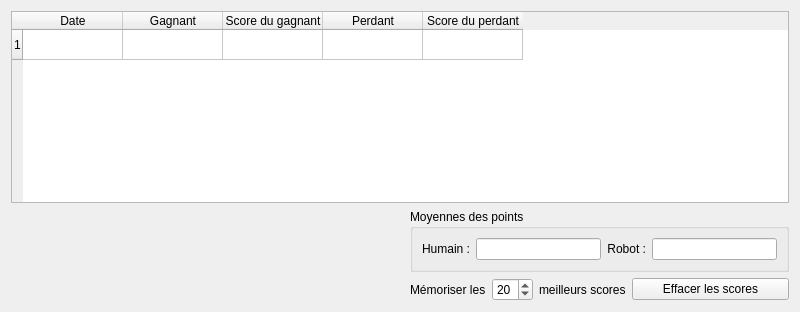
      <widget class="QWidget" name="scoresPage">
       <layout class="QGridLayout" name="gridLayout_3">
        <item row="0" column="0" colspan="2">
         <widget class="QTableWidget" name="scoreTable">
          <property name="font">
           <font>
            <family>Helvetica</family>
            <stylestrategy>PreferAntialias</stylestrategy>
           </font>
          </property>
          <property name="editTriggers">
           <set>QAbstractItemView::NoEditTriggers</set>
          </property>
          <property name="alternatingRowColors">
           <bool>true</bool>
          </property>
          <property name="selectionMode">
           <enum>QAbstractItemView::NoSelection</enum>
          </property>
          <property name="sortingEnabled">
           <bool>false</bool>
          </property>
          <property name="rowCount">
           <number>1</number>
          </property>
          <attribute name="horizontalHeaderCascadingSectionResizes">
           <bool>false</bool>
          </attribute>
          <attribute name="horizontalHeaderStretchLastSection">
           <bool>false</bool>
          </attribute>
          <row/>
          <column>
           <property name="text">
            <string>Date</string>
           </property>
          </column>
          <column>
           <property name="text">
            <string>Gagnant</string>
           </property>
          </column>
          <column>
           <property name="text">
            <string>Score du gagnant</string>
           </property>
          </column>
          <column>
           <property name="text">
            <string>Perdant</string>
           </property>
          </column>
          <column>
           <property name="text">
            <string>Score du perdant</string>
           </property>
          </column>
         </widget>
        </item>
        <item row="1" column="0">
         <spacer name="horizontalSpacer_7">
          <property name="orientation">
           <enum>Qt::Horizontal</enum>
          </property>
          <property name="sizeHint" stdset="0">
           <size>
            <width>393</width>
            <height>20</height>
           </size>
          </property>
         </spacer>
        </item>
        <item row="1" column="1">
         <layout class="QVBoxLayout" name="verticalLayout_3">
          <item>
           <widget class="QGroupBox" name="groupBox_4">
            <property name="title">
             <string>Moyennes des points</string>
            </property>
            <layout class="QVBoxLayout" name="verticalLayout_9">
             <item>
              <layout class="QHBoxLayout" name="horizontalLayout_10">
               <item>
                <widget class="QLabel" name="label_17">
                 <property name="text">
                  <string>Humain :</string>
                 </property>
                 <property name="alignment">
                  <set>Qt::AlignRight|Qt::AlignTrailing|Qt::AlignVCenter</set>
                 </property>
                </widget>
               </item>
               <item>
                <widget class="QLineEdit" name="humanAverage">
                 <property name="font">
                  <font>
                   <weight>75</weight>
                   <bold>true</bold>
                  </font>
                 </property>
                 <property name="cursor">
                  <cursorShape>ArrowCursor</cursorShape>
                 </property>
                 <property name="mouseTracking">
                  <bool>false</bool>
                 </property>
                 <property name="acceptDrops">
                  <bool>false</bool>
                 </property>
                 <property name="toolTip">
                  <string>Moyenne de points du joueur humain</string>
                 </property>
                 <property name="alignment">
                  <set>Qt::AlignCenter</set>
                 </property>
                 <property name="readOnly">
                  <bool>true</bool>
                 </property>
                </widget>
               </item>
               <item>
                <widget class="QLabel" name="label_16">
                 <property name="text">
                  <string>Robot :</string>
                 </property>
                 <property name="alignment">
                  <set>Qt::AlignRight|Qt::AlignTrailing|Qt::AlignVCenter</set>
                 </property>
                </widget>
               </item>
               <item>
                <widget class="QLineEdit" name="robotAverage">
                 <property name="font">
                  <font>
                   <weight>75</weight>
                   <bold>true</bold>
                  </font>
                 </property>
                 <property name="cursor">
                  <cursorShape>ArrowCursor</cursorShape>
                 </property>
                 <property name="mouseTracking">
                  <bool>false</bool>
                 </property>
                 <property name="acceptDrops">
                  <bool>false</bool>
                 </property>
                 <property name="toolTip">
                  <string>Moyenne de points du Robot</string>
                 </property>
                 <property name="alignment">
                  <set>Qt::AlignCenter</set>
                 </property>
                 <property name="readOnly">
                  <bool>true</bool>
                 </property>
                </widget>
               </item>
              </layout>
             </item>
            </layout>
           </widget>
          </item>
         </layout>
        </item>
        <item row="2" column="1">
         <layout class="QHBoxLayout" name="horizontalLayout_4">
          <item>
           <layout class="QHBoxLayout" name="horizontalLayout">
            <item>
             <widget class="QLabel" name="label">
              <property name="sizePolicy">
               <sizepolicy hsizetype="Minimum" vsizetype="Preferred">
                <horstretch>0</horstretch>
                <verstretch>0</verstretch>
               </sizepolicy>
              </property>
              <property name="font">
               <font>
                <family>Helvetica</family>
               </font>
              </property>
              <property name="text">
               <string>Mémoriser les</string>
              </property>
             </widget>
            </item>
            <item>
             <widget class="QSpinBox" name="bestScoresCount">
              <property name="font">
               <font>
                <family>Helvetica</family>
               </font>
              </property>
              <property name="frame">
               <bool>true</bool>
              </property>
              <property name="suffix">
               <string/>
              </property>
              <property name="minimum">
               <number>10</number>
              </property>
              <property name="maximum">
               <number>50</number>
              </property>
              <property name="singleStep">
               <number>1</number>
              </property>
              <property name="value">
               <number>20</number>
              </property>
             </widget>
            </item>
            <item>
             <widget class="QLabel" name="label_3">
              <property name="sizePolicy">
               <sizepolicy hsizetype="Minimum" vsizetype="Preferred">
                <horstretch>0</horstretch>
                <verstretch>0</verstretch>
               </sizepolicy>
              </property>
              <property name="font">
               <font>
                <family>Helvetica</family>
               </font>
              </property>
              <property name="text">
               <string>meilleurs scores</string>
              </property>
             </widget>
            </item>
           </layout>
          </item>
          <item>
           <widget class="QPushButton" name="clearScores">
            <property name="toolTip">
             <string>Effacer le liste des meilleurs scores</string>
            </property>
            <property name="text">
             <string>Effacer les scores</string>
            </property>
           </widget>
          </item>
         </layout>
        </item>
       </layout>
      </widget>
